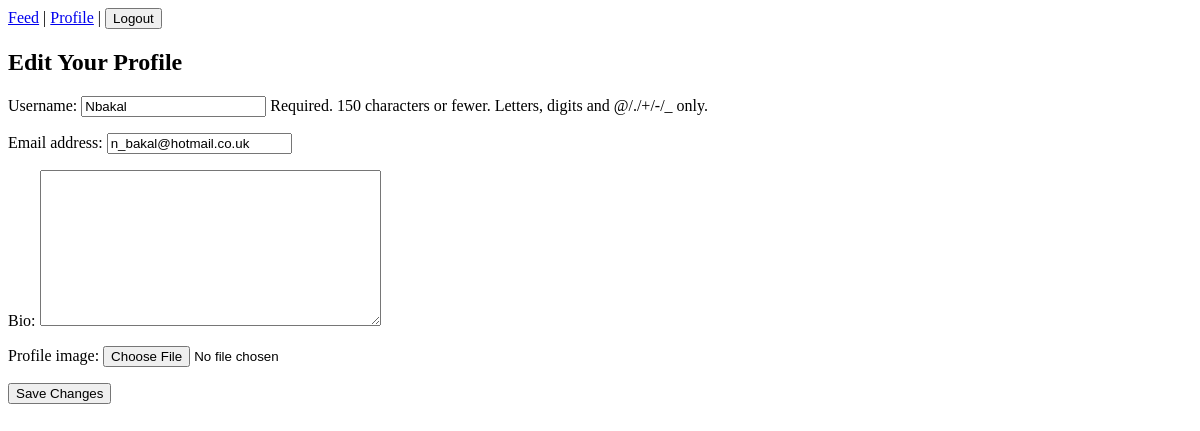
Before: /users/profile/edit/ (signed in) with the older database file.
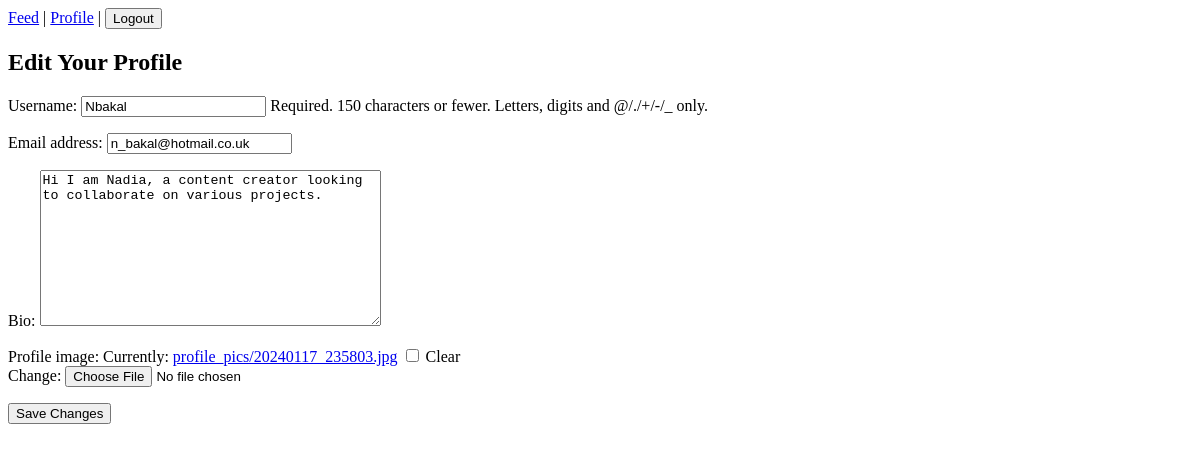
After: the same page with the newer database file.
### users/models.py (models this page shows, shortened)
class CustomUser(AbstractUser):
    bio = models.TextField(blank=True, null=True)  # Optional user bio
    profile_image = models.ImageField(upload_to="profile_pics/", blank=True, null=True)  # Profile picture
    invite_code = models.CharField(max_length=10, blank=True, null=True)  # Invite code for access control

### users/views.py (the view)
# urls.py: path('profile/edit/', ProfileUpdateView.as_view(), name='profile_edit'),  # Edit Profile
@method_decorator(login_required, name='dispatch')
class ProfileUpdateView(UpdateView):
    model = get_user_model()  # Uses the CustomUser model
    fields = ['username', 'email', 'bio', 'profile_image']  # Fields the user can edit
    template_name = 'users/profile_edit.html'  # Uses profile_edit.html template
    success_url = reverse_lazy('profile')  # Redirects to profile page after saving changes
    def get_object(self):
        return self.request.user  # Only allows editing of the logged-in user

### users/templates/users/profile_edit.html (shortened to what this page needs)
{% extends "base.html" %}
{% block content %}
<h2>Edit Your Profile</h2>
<form method="post" enctype="multipart/form-data">
    {{ form.as_p }}
    <button type="submit">Save Changes</button>
</form>
{% endblock %}

Changed rows visible on the page:
changed CustomUser "Nbakal": bio (not shown) → "Hi I am Nadia, a content creator looking to collaborate on various projects."
Other visible differences:
form field as_p: (not shown) → "☐"
text no longer shown: "Username: Required. 150 characters or fewer. Letters, digits and @/./+/-/_ only. Email address: Bio: Profile image:"
text now shown: "Username: Required. 150 characters or fewer. Letters, digits and @/./+/-/_ only. Email address: Bio: Profile image: Currently: profile_pics/20240117_235803.jpg Clear Change:"
